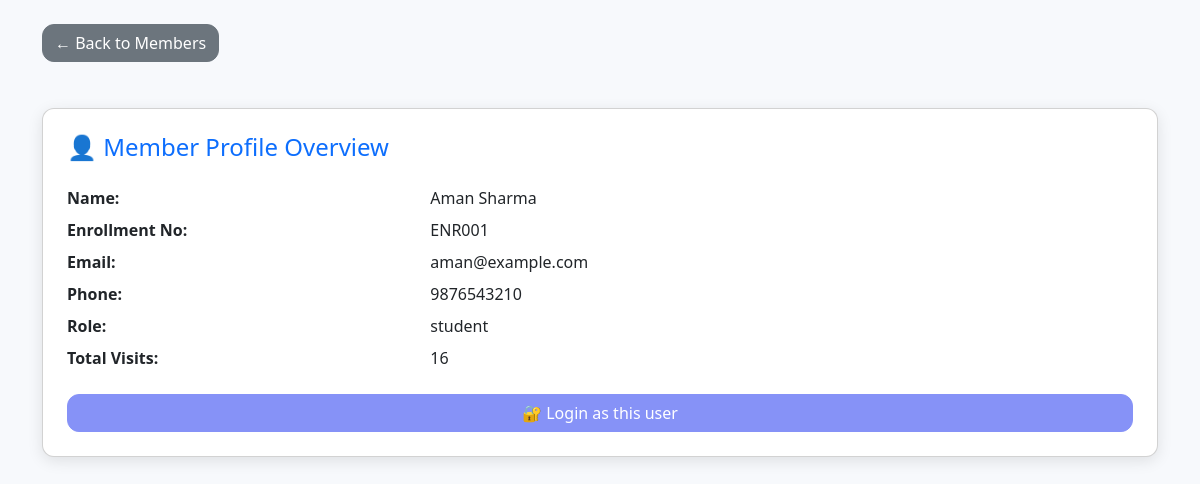
Screenshot of /admin/member_details.php?id=15 with the database file from the repository.
### tables this page shows
CREATE TABLE `users` (
  `id` int(11) NOT NULL,
  `name` varchar(100) DEFAULT NULL,
  `enrollment_no` varchar(50) DEFAULT NULL,
  `phone` varchar(15) DEFAULT NULL,
  `email` varchar(100) DEFAULT NULL,
  `password` varchar(255) DEFAULT NULL,
  `day` varchar(155) NOT NULL,
  `role` enum('admin','student') DEFAULT NULL
);

### admin/member_details.php (the view, shortened to what this page needs)
<?php
include "../db.php";
$id = (int)$_GET['id'];
$query = "SELECT * FROM users WHERE id = $id";
$result = mysqli_query($conn, $query);
$member = mysqli_fetch_assoc($result);
$visitQuery = mysqli_query($conn, "SELECT COUNT(*) AS total_visits FROM attendance WHERE member_id = $id");
$visitData = mysqli_fetch_assoc($visitQuery);
$totalVisits = $visitData['total_visits'];
?>
<!DOCTYPE html>
<html lang="en">
<head>
  <link href="https://cdn.jsdelivr.net/npm/bootstrap@5.3.0/dist/css/bootstrap.min.css" rel="stylesheet" />
</head>
<body>
<div class="container mt-4">
  <a href="all_members.php" class="btn btn-secondary mb-3">← Back to Members</a>
  <div class="card p-4">
    <h4 class="mb-4 text-primary">👤 Member Profile Overview</h4>
    <div class="row mb-2">
      <div class="col-sm-4 fw-semibold">Name:</div>
      <div class="col-sm-8"><?= htmlspecialchars($member['name']) ?></div>
    </div>
    <div class="row mb-2">
      <div class="col-sm-4 fw-semibold">Enrollment No:</div>
      <div class="col-sm-8"><?= htmlspecialchars($member['enrollment_no']) ?></div>
    </div>
    <div class="row mb-2">
      <div class="col-sm-4 fw-semibold">Email:</div>
      <div class="col-sm-8"><?= htmlspecialchars($member['email']) ?></div>
    </div>
    <div class="row mb-2">
      <div class="col-sm-4 fw-semibold">Phone:</div>
      <div class="col-sm-8"><?= htmlspecialchars($member['phone']) ?></div>
    </div>
    <div class="row mb-2">
      <div class="col-sm-4 fw-semibold">Role:</div>
      <div class="col-sm-8"><?= htmlspecialchars($member['role']) ?></div>
    </div>
    <div class="row mb-4">
      <div class="col-sm-4 fw-semibold">Total Visits:</div>
      <div class="col-sm-8"><?= $totalVisits ?></div>
    </div>
    <a href="login_as.php?id=<?= $member['id'] ?>" class="btn btn-primary">🔐 Login as this user</a>
  </div>
</div>
</body>
</html>

### admin/member_details.php (style rules this page uses)
body { background-color: #f7f9fc; font-family: 'Segoe UI', sans-serif; }
.card { border-radius: 12px; box-shadow: 0 4px 15px rgba(0, 0, 0, 0.1); margin-top: 30px; }
.btn { border-radius: 12px; }
.btn-primary { background-color: #8692f7; border-color: #8692f7; }

### rows the page displays
users: name "Aman Sharma", enrollment_no "ENR001", email "aman@example.com", phone "9876543210", role "student"

### other values shown
$totalVisits "16"
